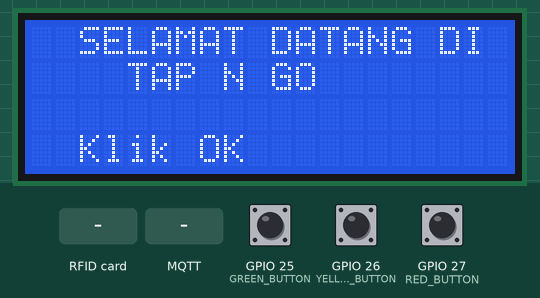
A sketch run on a simulated ESP32. On the bench: 20×4 character LCD. The inputs (shaded band) are chosen by the test bench; at power-on: GPIO 25 (GREEN_BUTTON) HIGH, GPIO 26 (YELLOW_BUTTON) HIGH, GPIO 27 (RED_BUTTON) HIGH. WiFi joins after 1.5 s; servers stay silent unless stated; no MQTT or app messages arrive unless stated; the camera gives no picture; what the sketch prints to the serial monitor is not drawn.

Above: at 3.1 s.
3.2 s: GPIO 25 (GREEN_BUTTON) pulled LOW for 0.15 s
At 4.6 s:
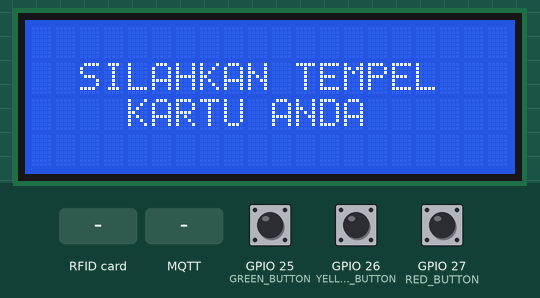
4.9 s: RFID card 5E 7A 19 C4 held to the reader
At 6.2 s:
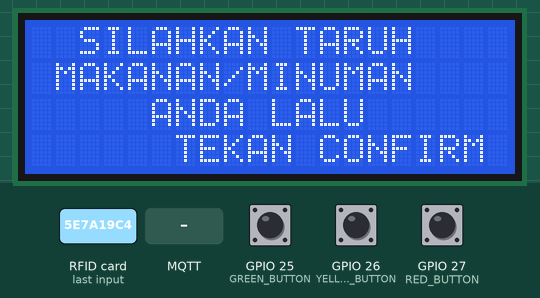
6.7 s: MQTT message "bento" arrives on the first subscribed topic
8.2 s: GPIO 26 (YELLOW_BUTTON) pulled LOW for 0.15 s
At 9.3 s:
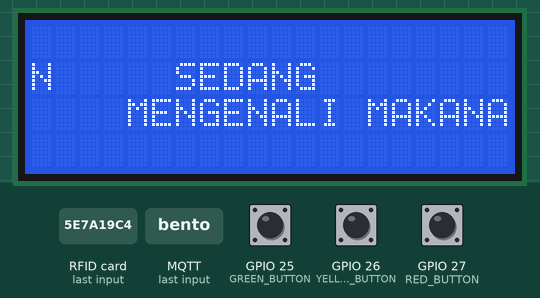
11.3 s: MQTT message "rice-bowl" arrives on the first subscribed topic
At 12.7 s:
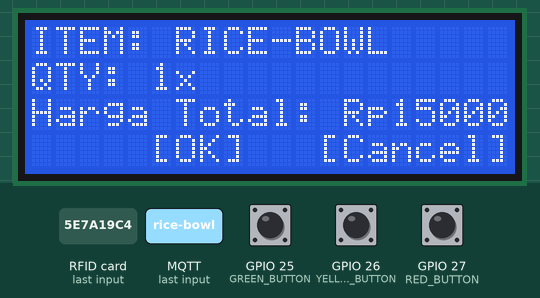
13.0 s: GPIO 25 (GREEN_BUTTON) pulled LOW for 1 s
At 14.6 s:
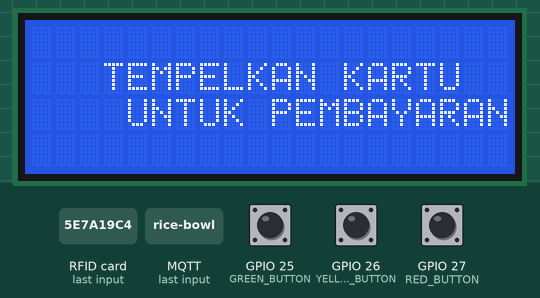
Timing chart, 0 to 16.1 s (numbered marks = the images above; inputs shaded):
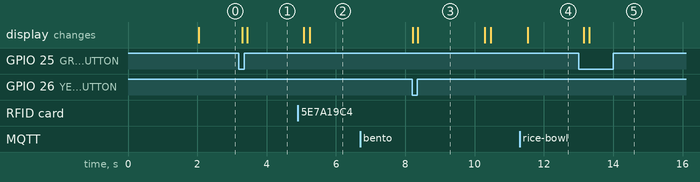

The sketch:

esp32.ino
```cpp
#include <SPI.h>
#include <MFRC522.h>
#include <Wire.h>
#include <LiquidCrystal_I2C.h>
#include <WiFi.h>
#include <PubSubClient.h>
#include "esp_camera.h"

// Pin definitions
#define YELLOW_BUTTON 26
#define RED_BUTTON 27
#define GREEN_BUTTON 25
#define RST_PIN 21
#define SS_PIN 5
#define SCK_PIN 18
#define MOSI_PIN 23
#define MISO_PIN 19

// WiFi and MQTT settings
const char* ssid = "YOUR_WIFI_SSID";
const char* password = "YOUR_WIFI_PASSWORD";
const char* mqtt_server = "broker.emqx.io";
const char* mqtt_topic = "/predict/classes";
const char* clientID = "tapngo_payment_system";

// Camera configuration (for ESP32-CAM)
#define PWDN_GPIO_NUM     32
#define RESET_GPIO_NUM    -1
#define XCLK_GPIO_NUM      0
#define SIOD_GPIO_NUM     26
#define SIOC_GPIO_NUM     27
#define Y9_GPIO_NUM       35
#define Y8_GPIO_NUM       34
#define Y7_GPIO_NUM       39
#define Y6_GPIO_NUM       36
#define Y5_GPIO_NUM       21
#define Y4_GPIO_NUM       19
#define Y3_GPIO_NUM       18
#define Y2_GPIO_NUM        5
#define VSYNC_GPIO_NUM    25
#define HREF_GPIO_NUM     23
#define PCLK_GPIO_NUM     22

// System objects
LiquidCrystal_I2C lcd(0x27, 20, 4);
MFRC522 mfrc522(SS_PIN, RST_PIN);
WiFiClient espClient;
PubSubClient client(espClient);

// State management
enum SystemState {
  WELCOME,
  SCAN_CARD,
  MAIN_MENU,
  PROCESSING,
  PAYMENT_CONFIRMATION,
  PAYMENT_PROCESSING,
  PAYMENT_SUCCESS,
  PAYMENT_CANCELLED
};

SystemState currentState = WELCOME;
unsigned long lastStateChange = 0;
String detectedFood = "Bento"; // Default value
bool cameraActive = false;

void setup() {
  Serial.begin(115200);

  // Initialize LCD
  Wire.begin(33, 32);
  lcd.init();
  lcd.backlight();

  // Initialize RFID
  SPI.begin(SCK_PIN, MISO_PIN, MOSI_PIN, SS_PIN);
  mfrc522.PCD_Init();

  // Initialize buttons
  pinMode(YELLOW_BUTTON, INPUT_PULLUP);
  pinMode(RED_BUTTON, INPUT_PULLUP);
  pinMode(GREEN_BUTTON, INPUT_PULLUP);

  // Connect to WiFi
  setup_wifi();

  // Setup MQTT
  client.setServer(mqtt_server, 1883);
  client.setCallback(mqtt_callback);

  // Initialize camera (will be activated when needed)
  setup_camera();
}

void loop() {
  if (!client.connected()) {
    reconnect_mqtt();
  }
  client.loop();

  bool newCardPresent = mfrc522.PICC_IsNewCardPresent() && mfrc522.PICC_ReadCardSerial();

  switch(currentState) {
    case WELCOME:
      displayWelcome();
      if (digitalRead(GREEN_BUTTON) == LOW) {
        changeState(SCAN_CARD);
      }
      break;

    case SCAN_CARD:
      displayScanCard();
      if (newCardPresent) {
        changeState(MAIN_MENU);
      }
      break;

    case MAIN_MENU:
      displayMainMenu();
      if (digitalRead(YELLOW_BUTTON) == LOW) {
        activate_camera();
        changeState(PROCESSING);
      }
      break;

    case PROCESSING:
      displayProcessing();
      // Camera is streaming and MQTT will receive food type
      if (detectedFood != "" && millis() - lastStateChange > 2000) {
        deactivate_camera();
        changeState(PAYMENT_CONFIRMATION);
      }
      break;

    case PAYMENT_CONFIRMATION:
      displayPaymentConfirmation();
      if (digitalRead(GREEN_BUTTON) == LOW) {
        changeState(PAYMENT_PROCESSING);
      } else if (digitalRead(RED_BUTTON) == LOW) {
        changeState(PAYMENT_CANCELLED);
      }
      break;

    case PAYMENT_PROCESSING:
      displayPaymentProcessing();
      if (newCardPresent) {
        changeState(PAYMENT_SUCCESS);
      }
      break;

    case PAYMENT_SUCCESS:
      displayPaymentSuccess();
      if (millis() - lastStateChange > 3000) {
        changeState(WELCOME);
      }
      break;

    case PAYMENT_CANCELLED:
      displayPaymentCancelled();
      if (millis() - lastStateChange > 3000) {
        changeState(WELCOME);
      }
      break;
  }

  if (newCardPresent) {
    mfrc522.PICC_HaltA();
    mfrc522.PCD_StopCrypto1();
  }

  delay(100);
}

void setup_camera() {
  camera_config_t config;
  config.ledc_channel = LEDC_CHANNEL_0;
  config.ledc_timer = LEDC_TIMER_0;
  config.pin_d0 = Y2_GPIO_NUM;
  config.pin_d1 = Y3_GPIO_NUM;
  config.pin_d2 = Y4_GPIO_NUM;
  config.pin_d3 = Y5_GPIO_NUM;
  config.pin_d4 = Y6_GPIO_NUM;
  config.pin_d5 = Y7_GPIO_NUM;
  config.pin_d6 = Y8_GPIO_NUM;
  config.pin_d7 = Y9_GPIO_NUM;
  config.pin_xclk = XCLK_GPIO_NUM;
  config.pin_pclk = PCLK_GPIO_NUM;
  config.pin_vsync = VSYNC_GPIO_NUM;
  config.pin_href = HREF_GPIO_NUM;
  config.pin_sscb_sda = SIOD_GPIO_NUM;
  config.pin_sscb_scl = SIOC_GPIO_NUM;
  config.pin_pwdn = PWDN_GPIO_NUM;
  config.pin_reset = RESET_GPIO_NUM;
  config.xclk_freq_hz = 20000000;
  config.pixel_format = PIXFORMAT_JPEG;

  if(psramFound()){
    config.frame_size = FRAMESIZE_UXGA;
    config.jpeg_quality = 10;
    config.fb_count = 2;
  } else {
    config.frame_size = FRAMESIZE_SVGA;
    config.jpeg_quality = 12;
    config.fb_count = 1;
  }

  esp_err_t err = esp_camera_init(&config);
  if (err != ESP_OK) {
    Serial.printf("Camera init failed with error 0x%x", err);
    return;
  }
}

void activate_camera() {
  cameraActive = true;
  // Start streaming (implementation depends on your streaming method)
  Serial.println("Camera streaming started");
  client.subscribe(mqtt_topic);
}

void deactivate_camera() {
  cameraActive = false;
  client.unsubscribe(mqtt_topic);
  Serial.println("Camera streaming stopped");
}

void setup_wifi() {
  delay(10);
  Serial.println();
  Serial.print("Connecting to ");
  Serial.println(ssid);

  WiFi.begin(ssid, password);

  while (WiFi.status() != WL_CONNECTED) {
    delay(500);
    Serial.print(".");
  }

  Serial.println("");
  Serial.println("WiFi connected");
  Serial.println("IP address: ");
  Serial.println(WiFi.localIP());
}

void reconnect_mqtt() {
  while (!client.connected()) {
    Serial.print("Attempting MQTT connection...");
    if (client.connect(clientID)) {
      Serial.println("connected");
      client.subscribe(mqtt_topic);
    } else {
      Serial.print("failed, rc=");
      Serial.print(client.state());
      Serial.println(" try again in 5 seconds");
      delay(5000);
    }
  }
}

void mqtt_callback(char* topic, byte* payload, unsigned int length) {
  String message;
  for (int i = 0; i < length; i++) {
    message += (char)payload[i];
  }

  // Process food detection results
  if (message == "bento" || message == "rice-bowl") {
    detectedFood = message;
    detectedFood.toUpperCase();
    Serial.println("Detected food: " + detectedFood);
  }
}

void changeState(SystemState newState) {
  currentState = newState;
  lastStateChange = millis();
  lcd.clear();
}

void displayWelcome() {
  lcd.setCursor(2, 0);
  lcd.print("SELAMAT DATANG DI");
  lcd.setCursor(4, 1);
  lcd.print("TAP N GO");
  lcd.setCursor(2, 3);
  lcd.print("Klik OK");
}

void displayScanCard() {
  lcd.setCursor(2, 1);
  lcd.print("SILAHKAN TEMPEL");
  lcd.setCursor(4, 2);
  lcd.print("KARTU ANDA");
}

void displayMainMenu() {
  lcd.setCursor(2, 0);
  lcd.print("SILAHKAN TARUH");
  lcd.setCursor(1, 1);
  lcd.print("MAKANAN/MINUMAN");
  lcd.setCursor(5, 2);
  lcd.print("ANDA LALU");
  lcd.setCursor(6, 3);
  lcd.print("TEKAN CONFIRM");
}

void displayProcessing() {
  lcd.setCursor(6, 1);
  lcd.print("SEDANG");
  lcd.setCursor(4, 2);
  lcd.print("MENGENALI MAKANAN");
}

void displayPaymentConfirmation() {
  lcd.setCursor(0, 0);
  lcd.print("ITEM: " + detectedFood);
  lcd.setCursor(0, 1);
  lcd.print("QTY: 1x");

  // Calculate price based on food type
  int price = (detectedFood == "BENTO") ? 10000 : 15000;
  lcd.setCursor(0, 2);
  lcd.print("Harga Total: Rp" + String(price));

  lcd.setCursor(5, 3);
  lcd.print("[OK]   [Cancel]");
}

void displayPaymentProcessing() {
  lcd.setCursor(3, 1);
  lcd.print("TEMPELKAN KARTU");
  lcd.setCursor(4, 2);
  lcd.print("UNTUK PEMBAYARAN");
}

void displayPaymentSuccess() {
  lcd.setCursor(4, 1);
  lcd.print("PEMBAYARAN");
  lcd.setCursor(5, 2);
  lcd.print("SUKSES!");
  lcd.setCursor(2, 3);
  lcd.print("TERIMA KASIH");
}

void displayPaymentCancelled() {
  lcd.setCursor(3, 1);
  lcd.print("PEMBELIAN");
  lcd.setCursor(4, 2);
  lcd.print("DIBATALKAN");
  lcd.setCursor(2, 3);
  lcd.print("TERIMA KASIH");
}
```

Measured:
- after the input at 3.2 s, the display: first changes after 0.09 s (image 1 shows a later state)
- after the input at 4.9 s, the display: first changes after 0.17 s (image 2 shows a later state)
- after the input at 6.7 s, every drawn part: stays the same
- after the input at 8.2 s, the display: first changes at once (image 3 shows a later state)
- after the input at 11.3 s, the display: changes after 0.23 s (image 4)
- after the input at 13.0 s, the display: first changes after 0.15 s (image 5 shows a later state)
- what the display in image 3 shows lasts 1.9 s, from 8.4 s to 10.3 s
